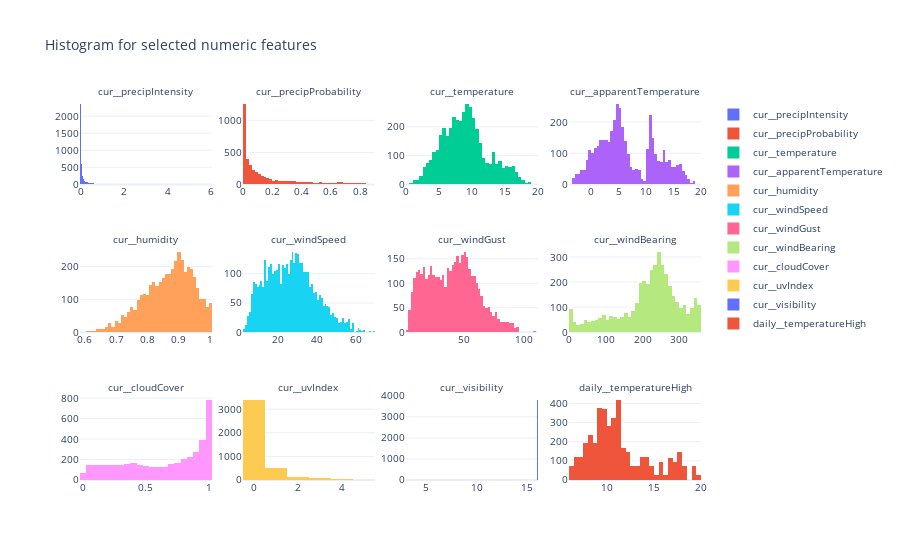

The cell this chart's notebook holds for it:
### Code cell
# draw a subplot with a histogram for each feature
fig = make_subplots(rows=len(inspect_cols), cols=len(inspect_cols[0]),
                    subplot_titles=tuple(inspect_cols_flat))
for i, col_set in enumerate(inspect_cols):
    for j, c in enumerate(col_set):
        fig.add_trace(go.Histogram(x=merged[c], name=c), row=i+1, col=j+1)
fig.update_layout(height=550, title_text="Histogram for selected numeric features", font=dict(size=10))
for i in fig['layout']['annotations']: i['font'] = dict(size=10)  # change subplot titles size
fig.show()

### Figure 1 — Plotly figure (JSON) as saved in the notebook; plotly's stock layout.template omitted (floating-point values rounded to 4 significant figures; data arrays with more than 128 entries replaced by an {"elided": "..."} marker saying what was removed)
{"data": [{"name": "cur__precipIntensity", "type": "histogram", "x": {"elided": "4139 float values"}, "xaxis": "x", "yaxis": "y"}, {"name": "cur__precipProbability", "type": "histogram", "x": {"elided": "4139 float values"}, "xaxis": "x2", "yaxis": "y2"}, {"name": "cur__temperature", "type": "histogram", "x": {"elided": "4139 float values"}, "xaxis": "x3", "yaxis": "y3"}, {"name": "cur__apparentTemperature", "type": "histogram", "x": {"elided": "4139 float values"}, "xaxis": "x4", "yaxis": "y4"}, {"name": "cur__humidity", "type": "histogram", "x": {"elided": "4139 float values"}, "xaxis": "x5", "yaxis": "y5"}, {"name": "cur__windSpeed", "type": "histogram", "x": {"elided": "4139 float values"}, "xaxis": "x6", "yaxis": "y6"}, {"name": "cur__windGust", "type": "histogram", "x": {"elided": "4139 float values"}, "xaxis": "x7", "yaxis": "y7"}, {"name": "cur__windBearing", "type": "histogram", "x": {"elided": "4139 int values"}, "xaxis": "x8", "yaxis": "y8"}, {"name": "cur__cloudCover", "type": "histogram", "x": {"elided": "4139 float values"}, "xaxis": "x9", "yaxis": "y9"}, {"name": "cur__uvIndex", "type": "histogram", "x": {"elided": "4139 int values"}, "xaxis": "x10", "yaxis": "y10"}, {"name": "cur__visibility", "type": "histogram", "x": {"elided": "4139 float values"}, "xaxis": "x11", "yaxis": "y11"}, {"name": "daily__temperatureHigh", "type": "histogram", "x": {"elided": "4139 float values"}, "xaxis": "x12", "yaxis": "y12"}], "layout": {"annotations": [{"font": {"size": 10}, "showarrow": false, "text": "cur__precipIntensity", "x": 0.1062, "xanchor": "center", "xref": "paper", "y": 1, "yanchor": "bottom", "yref": "paper"}, {"font": {"size": 10}, "showarrow": false, "text": "cur__precipProbability", "x": 0.3688, "xanchor": "center", "xref": "paper", "y": 1, "yanchor": "bottom", "yref": "paper"}, {"font": {"size": 10}, "showarrow": false, "text": "cur__temperature", "x": 0.6313, "xanchor": "center", "xref": "paper", "y": 1, "yanchor": "bottom", "yref": "paper"}, {"font": {"size": 10}, "showarrow": false, "text": "cur__apparentTemperature", "x": 0.8938, "xanchor": "center", "xref": "paper", "y": 1, "yanchor": "bottom", "yref": "paper"}, {"font": {"size": 10}, "showarrow": false, "text": "cur__humidity", "x": 0.1062, "xanchor": "center", "xref": "paper", "y": 0.6111, "yanchor": "bottom", "yref": "paper"}, {"font": {"size": 10}, "showarrow": false, "text": "cur__windSpeed", "x": 0.3688, "xanchor": "center", "xref": "paper", "y": 0.6111, "yanchor": "bottom", "yref": "paper"}, {"font": {"size": 10}, "showarrow": false, "text": "cur__windGust", "x": 0.6313, "xanchor": "center", "xref": "paper", "y": 0.6111, "yanchor": "bottom", "yref": "paper"}, {"font": {"size": 10}, "showarrow": false, "text": "cur__windBearing", "x": 0.8938, "xanchor": "center", "xref": "paper", "y": 0.6111, "yanchor": "bottom", "yref": "paper"}, {"font": {"size": 10}, "showarrow": false, "text": "cur__cloudCover", "x": 0.1062, "xanchor": "center", "xref": "paper", "y": 0.2222, "yanchor": "bottom", "yref": "paper"}, {"font": {"size": 10}, "showarrow": false, "text": "cur__uvIndex", "x": 0.3688, "xanchor": "center", "xref": "paper", "y": 0.2222, "yanchor": "bottom", "yref": "paper"}, {"font": {"size": 10}, "showarrow": false, "text": "cur__visibility", "x": 0.6313, "xanchor": "center", "xref": "paper", "y": 0.2222, "yanchor": "bottom", "yref": "paper"}, {"font": {"size": 10}, "showarrow": false, "text": "daily__temperatureHigh", "x": 0.8938, "xanchor": "center", "xref": "paper", "y": 0.2222, "yanchor": "bottom", "yref": "paper"}], "autosize": true, "font": {"size": 10}, "title": {"text": "Histogram for selected numeric features"}, "xaxis": {"anchor": "y", "autorange": true, "domain": [0, 0.2125], "range": [-0.025, 6.025], "type": "linear"}, "xaxis10": {"anchor": "y10", "autorange": true, "domain": [0.2625, 0.475], "range": [-0.5, 5.5], "type": "linear"}, "xaxis11": {"anchor": "y11", "autorange": true, "domain": [0.525, 0.7375], "range": [3.0, 16.1], "type": "linear"}, "xaxis12": {"anchor": "y12", "autorange": true, "domain": [0.7875, 1], "range": [6, 20], "type": "linear"}, "xaxis2": {"anchor": "y2", "autorange": true, "domain": [0.2625, 0.475], "range": [1.908e-17, 0.9], "type": "linear"}, "xaxis3": {"anchor": "y3", "autorange": true, "domain": [0.525, 0.7375], "range": [0, 20], "type": "linear"}, "xaxis4": {"anchor": "y4", "autorange": true, "domain": [0.7875, 1], "range": [-4, 20], "type": "linear"}, "xaxis5": {"anchor": "y5", "autorange": true, "domain": [0, 0.2125], "range": [0.585, 1.005], "type": "linear"}, "xaxis6": {"anchor": "y6", "autorange": true, "domain": [0.2625, 0.475], "range": [2, 70], "type": "linear"}, "xaxis7": {"anchor": "y7", "autorange": true, "domain": [0.525, 0.7375], "range": [2, 112], "type": "linear"}, "xaxis8": {"anchor": "y8", "autorange": true, "domain": [0.7875, 1], "range": [-0.5, 359.5], "type": "linear"}, "xaxis9": {"anchor": "y9", "autorange": true, "domain": [0, 0.2125], "range": [-0.025, 1.025], "type": "linear"}, "yaxis": {"anchor": "x", "autorange": true, "domain": [0.7778, 1], "range": [0, 2473.0]}, "yaxis10": {"anchor": "x10", "autorange": true, "domain": [0, 0.2222], "range": [0, 3576.0]}, "yaxis11": {"anchor": "x11", "autorange": true, "domain": [0, 0.2222], "range": [0, 4014.0]}, "yaxis12": {"anchor": "x12", "autorange": true, "domain": [0, 0.2222], "range": [0, 441.1]}, "yaxis2": {"anchor": "x2", "autorange": true, "domain": [0.7778, 1], "range": [0, 1317.0]}, "yaxis3": {"anchor": "x3", "autorange": true, "domain": [0.7778, 1], "range": [0, 292.6]}, "yaxis4": {"anchor": "x4", "autorange": true, "domain": [0.7778, 1], "range": [0, 270.5]}, "yaxis5": {"anchor": "x5", "autorange": true, "domain": [0.3889, 0.6111], "range": [0, 256.8]}, "yaxis6": {"anchor": "x6", "autorange": true, "domain": [0.3889, 0.6111], "range": [0, 144.2]}, "yaxis7": {"anchor": "x7", "autorange": true, "domain": [0.3889, 0.6111], "range": [0, 172.6]}, "yaxis8": {"anchor": "x8", "autorange": true, "domain": [0.3889, 0.6111], "range": [0, 336.8]}, "yaxis9": {"anchor": "x9", "autorange": true, "domain": [0, 0.2222], "range": [0, 824.2]}}}
